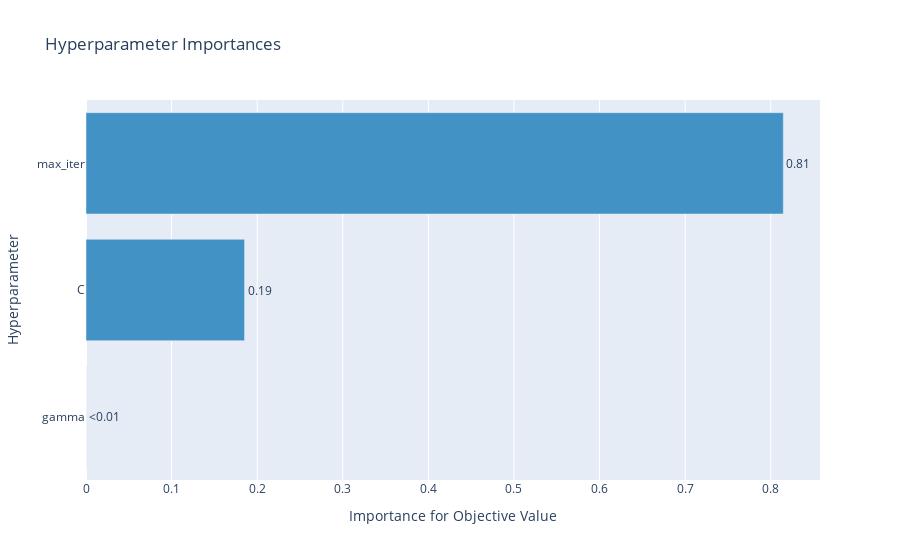
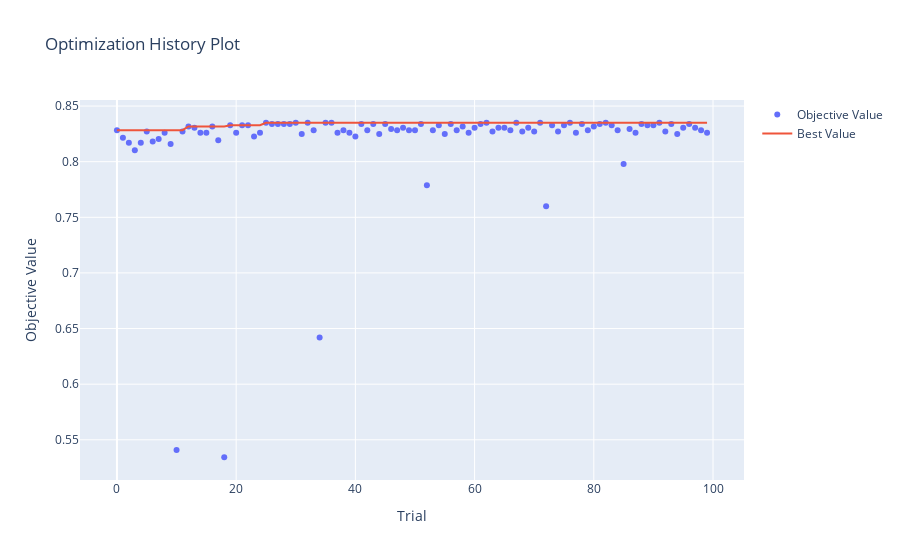

The notebook cell saved with these charts, in order:
### Code cell
study_svc = optuna.create_study(direction='maximize')
study_svc.optimize(lambda trial : objective(trial, 'svc'), n_trials=100)

print(f'Best score: {study_svc.best_trial.value},\nBest params: {study_svc.best_trial.params}')

display(optuna.visualization.plot_param_importances(study_svc))
display(optuna.visualization.plot_optimization_history(study_svc))
